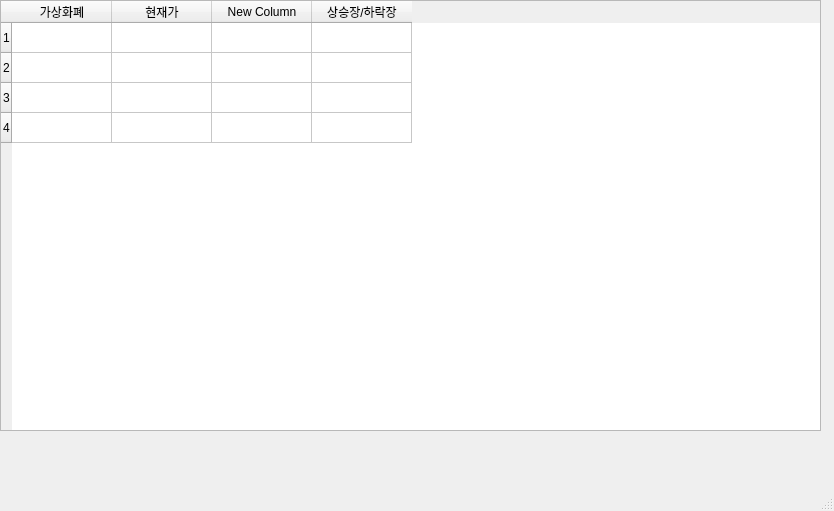
<?xml version="1.0" encoding="UTF-8"?>
<ui version="4.0">
 <class>MainWindow</class>
 <widget class="QMainWindow" name="MainWindow">
  <property name="geometry">
   <rect>
    <x>0</x>
    <y>0</y>
    <width>834</width>
    <height>511</height>
   </rect>
  </property>
  <property name="windowTitle">
   <string>가상화폐 상승장/하락장 알리미</string>
  </property>
  <widget class="QWidget" name="centralwidget">
   <widget class="QTableWidget" name="tableWidget">
    <property name="geometry">
     <rect>
      <x>0</x>
      <y>0</y>
      <width>821</width>
      <height>431</height>
     </rect>
    </property>
    <property name="rowCount">
     <number>4</number>
    </property>
    <row/>
    <row/>
    <row/>
    <row/>
    <column>
     <property name="text">
      <string>가상화폐</string>
     </property>
    </column>
    <column>
     <property name="text">
      <string>현재가</string>
     </property>
    </column>
    <column>
     <property name="text">
      <string>New Column</string>
     </property>
    </column>
    <column>
     <property name="text">
      <string>상승장/하락장</string>
     </property>
    </column>
   </widget>
  </widget>
  <widget class="QMenuBar" name="menubar">
   <property name="geometry">
    <rect>
     <x>0</x>
     <y>0</y>
     <width>834</width>
     <height>35</height>
    </rect>
   </property>
  </widget>
  <widget class="QStatusBar" name="statusbar"/>
 </widget>
 <resources/>
 <connections/>
</ui>
